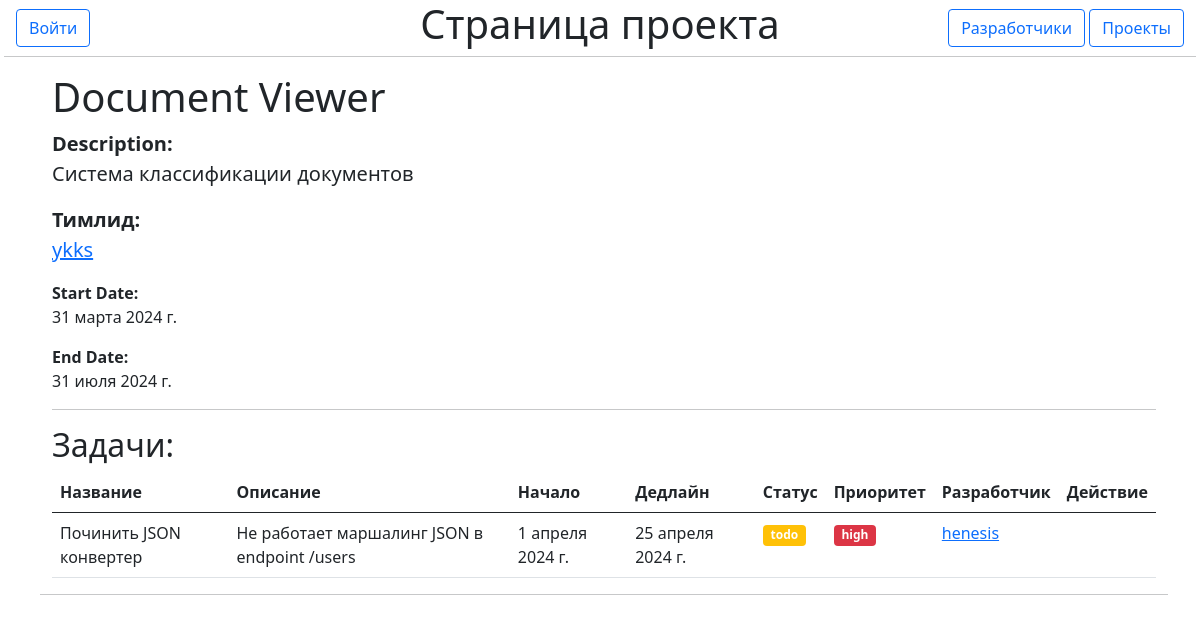
/projects/1, run on the app's committed database.
### tasks/models.py (models this page shows, shortened)
class Project(models.Model):
    name = models.CharField(max_length=100)
    description = models.TextField(blank=True, null=True)
    owner = models.ForeignKey('users.User', on_delete=models.CASCADE)
    start_date = models.DateField(blank=True, null=True)
    end_date = models.DateField()

class Task(models.Model):
    name = models.CharField(max_length=100)
    description = models.TextField(blank=True, null=True)
    start_date = models.DateField(blank=True, null=True)
    end_date = models.DateField()
    project = models.ForeignKey(Project, on_delete=models.CASCADE)
    owner = models.ForeignKey('users.User', on_delete=models.CASCADE)
    STATUS_CHOICES = [
        ('todo', 'To Do'),
        ('in_progress', 'In Progress'),
        ('completed', 'Completed'),
    ]
    status = models.CharField(max_length=20, choices=STATUS_CHOICES, default='todo')
    PRIORITY_CHOICES = [
        ('low', 'Low'),
        ('medium', 'Medium'),
        ('high', 'High'),
    ]
    priority = models.CharField(max_length=20, choices=PRIORITY_CHOICES, default='medium')

### users/models.py (models this page shows, shortened)
class User(AbstractUser):
    TEAMLEAD = 'teamlead'
    DIRECTOR = 'director'
    DEVELOPER = 'developer'
    ROLE_CHOICES = [
        (TEAMLEAD, 'Team Lead'),
        (DIRECTOR, 'Director'),
        (DEVELOPER, 'Developer'),
    ]
    role = models.CharField(max_length=20, choices=ROLE_CHOICES, default=DEVELOPER)

### tasks/views.py (the view)
# urls.py: path('<int:pk>', views.ProjectDetailView.as_view(), name='project_detail'),
class ProjectDetailView(DetailView):
    model = Project
    template_name = 'tasks/project_page.html'
    context_object_name = 'project'
    extra_context = {'title': 'Страница проекта'}

### tasks/templatetags/tags.py (called while the page is built)
@register.filter
def sort_by(queryset, order):
    return queryset.order_by(order)

### templates/tasks/project_page.html (shortened to what this page needs)
{% extends 'base.html' %}
{% load tags %}
{% block content %}
    <div class="container">
        <h1>{{ project.name }}</h1>
        <div class="mb-3 fs-5">
            <strong>Description:</strong>
            <p>{{ project.description }}</p>
        </div>
        <div class="mb-3 fs-5">
            <strong>Тимлид:</strong>
            <p><a href="{% url 'users:user_page' username=project.owner.username %}">{{ project.owner.username }}</a>
            </p>
        </div>
        <div class="mb-3 ">
            <strong>Start Date:</strong>
            <p>{{ project.start_date }}</p>
        </div>
        <div class="mb-3">
            <strong>End Date:</strong>
            <p>{{ project.end_date }}</p>
        </div>
        <hr>
        <h2>Задачи:</h2>
        {% include 'elems/tasks/task_list.html' with tasks=project.task_set.all %}
    </div>
    <hr>
{% endblock %}

### templates/base.html (shortened to what this page needs)
<!DOCTYPE html>
{% load static %}
<html lang="ru">
<head>
    <link rel="stylesheet" type="text/css" href="{% static 'css/login.css' %}">
    <link rel="stylesheet" type="text/css" href="{% static 'css/form.css' %}">
    <link href="https://cdn.jsdelivr.net/npm/bootstrap@5.0.2/dist/css/bootstrap.min.css" rel="stylesheet"
>
</head>
<body class="mx-3 ">
<header class="row align-items-center">
    <div class="col-md-4">
        {% if user.is_authenticated %}
            <div class="row">
                <a href="{% url 'users:logout' %}" class="col-2 btn btn-outline-danger">Выйти</a>
                <a href="{% url 'users:user_page' username=user.username %}" class="col-8 link-opacity-50-hover link fs-3">{{ user.username }}</a>
            </div>
        {% else %}
            <a href="{% url 'users:login' %}" class="btn btn-outline-primary">Войти</a>
        {% endif %}
    </div>
    <div class="col-md-4 text-center">
        <h1>{{ title }}</h1>
    </div>
    <nav class="col-md-4 text-end">
        <a href="{% url 'users:user_list' %}" class="btn btn-outline-primary">Разработчики</a>
        <a href="{% url 'tasks:project_list' %}" class="btn btn-outline-primary">Проекты</a>
    </nav>
    <hr class="col-md-12">
</header>
<main class="mx-4 me-3">
    {% block content %}
    {% endblock %}
</main>
</body>
</html>

### templates/elems/tasks/task_list.html (shortened to what this page needs)
{% load tags %}
{% load static %}
<table class="table table-hover">
    <thead>
        <tr>
            <th>Название</th>
            <th>Описание</th>
            <th>Начало</th>
            <th>Дедлайн</th>
            <th>Статус</th>
            <th>Приоритет</th>
            <th>Разработчик</th>
            <th>Действие</th>
        </tr>
    </thead>
    <tbody>
        {% for task in tasks|sort_by:'end_date' %}
            <tr>
                <td>{{ task.name }}</td>
                <td>{{ task.description }}</td>
                <td>{{ task.start_date }}</td>
                <td>{{ task.end_date }}</td>
                <td>
                    {% include 'elems/tasks/status_of_task.html' %}
                </td>
                <td>
                    <span class="badge {% if task.priority == 'high' %}bg-danger{% elif task.priority == 'medium' %}bg-warning{% else %}bg-success{% endif %}">
                        {{ task.priority }}
                    </span>
                </td>
                <td><a href="{% url 'users:user_page' username=task.owner.username %}">{{ task.owner.username }}</a></td>
                <td>
                </td>
            </tr>
        {% endfor %}
    </tbody>
</table>

### templates/elems/tasks/status_of_task.html
{% if task.owner.pk == request.user.pk or task.project.owner.pk == request.user.pk %}
    <select id="select_status_{{ task.id }}" onchange="updateStatus('{{ task.id }}')">
        {% for status in task.STATUS_CHOICES %}
            <option value="{{ status.0 }}"
                    {% if status.0 == task.status %}selected{% endif %}>{{ status.1 }}</option>
        {% endfor %}
    </select>
{% else %}
    <span class="badge {% if task.status == 'todo' %}bg-warning{% elif task.status == 'in_progress' %}bg-primary{% elif task.status == 'completed' %}bg-success{% endif %}">
            {{ task.status }}
        </span>
{% endif %}

### data on the page
Project: name "Document Viewer", description "Система классификации документов", owner.username "ykks", start_date "31 марта 2024 г.", end_date "31 июля 2024 г."
Task: name "Починить JSON конвертер", description "Не работает маршалинг JSON в endpoint /users", start_date "1 апреля 2024 г.", end_date "25 апреля 2024 г.", status "todo", priority "high", owner.username "henesis"
